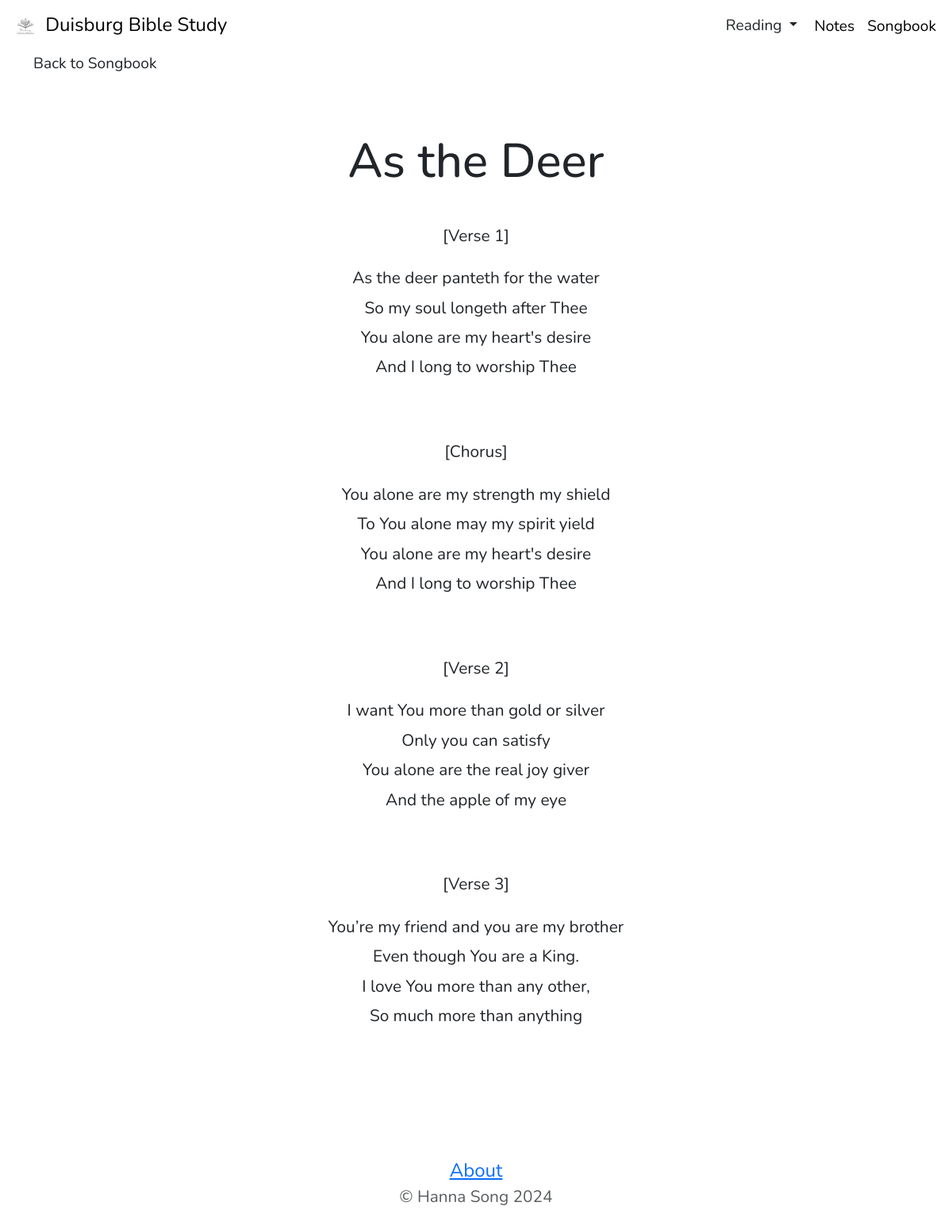
Page /songs/as-the-deer on the committed database.
### songbook/models.py (models this page shows, shortened)
class Song(models.Model):
    title = models.CharField(max_length=100)
    body = models.TextField()
    slug = models.SlugField(default="", null=False)

### songbook/views.py (the view)
# urls.py: path('<slug:slug>', views.detail, name='detail')
def detail(request, slug):
    song = get_object_or_404(Song, slug=slug)
    return render(request, 'songbook/detail.html', {'song':song})

### mysite/templatetags/markdown_extras.py (called while the page is built)
@register.filter()
@stringfilter
def markdown(value):
    return md.markdown(value, extensions=['markdown.extensions.fenced_code'])

### songbook/templates/songbook/detail.html
{% extends 'mysite/base.html' %}
{% load markdown_extras %}
{% load static %}
{% block content %}
<div class="container">
    <a class="nav-link" href="{% url 'songbook:allsongs' %}" style="font-size: 1.2em;">Back to Songbook</a>
</div>
<div class="container p-4">
    <div class="row justify-content-center">
        <div class="col-12">
            <h1 class="text-center mt-5">{{ song.title }}</h1>
            <div class="text-center para px-3 py-3">
                <p>{{ song.body|markdown|safe }}</p>
            </div>
        </div>
    </div>
</div>
{% endblock %}

### mysite/static/mysite/custom.css (style rules this page uses)
body { font-family: "Nunito", sans-serif; src: url('static/fonts/Nunito-VariableFont_wght.ttf') format("truetype"); }
p { font-size: 20px; }
h1 { font-size: 40px; }

### mysite/templates/mysite/base.html (style rules this page uses)
p { font-size: 1.3em; }
a { font-size: 1.5em; }
h1 { font-size: 3.75em; }
div.para { line-height: 1.8; }

### rows in the picture
Song: title "As the Deer", body "[Verse 1] As the deer panteth for the water So my soul longeth after Thee You alone are my heart's desire And I long to worship Thee [Chorus] You alone are my strength my shield To You alone may my spirit yield You alone are my heart's desire And I long to worship Thee [Verse 2] I want You more than gold or silver Only you can satisfy You alone are the real joy giver And the apple of my eye [Verse 3] You’re my friend and you are my brother Even though You are a King. I love You more than any other, So much more than anything"
